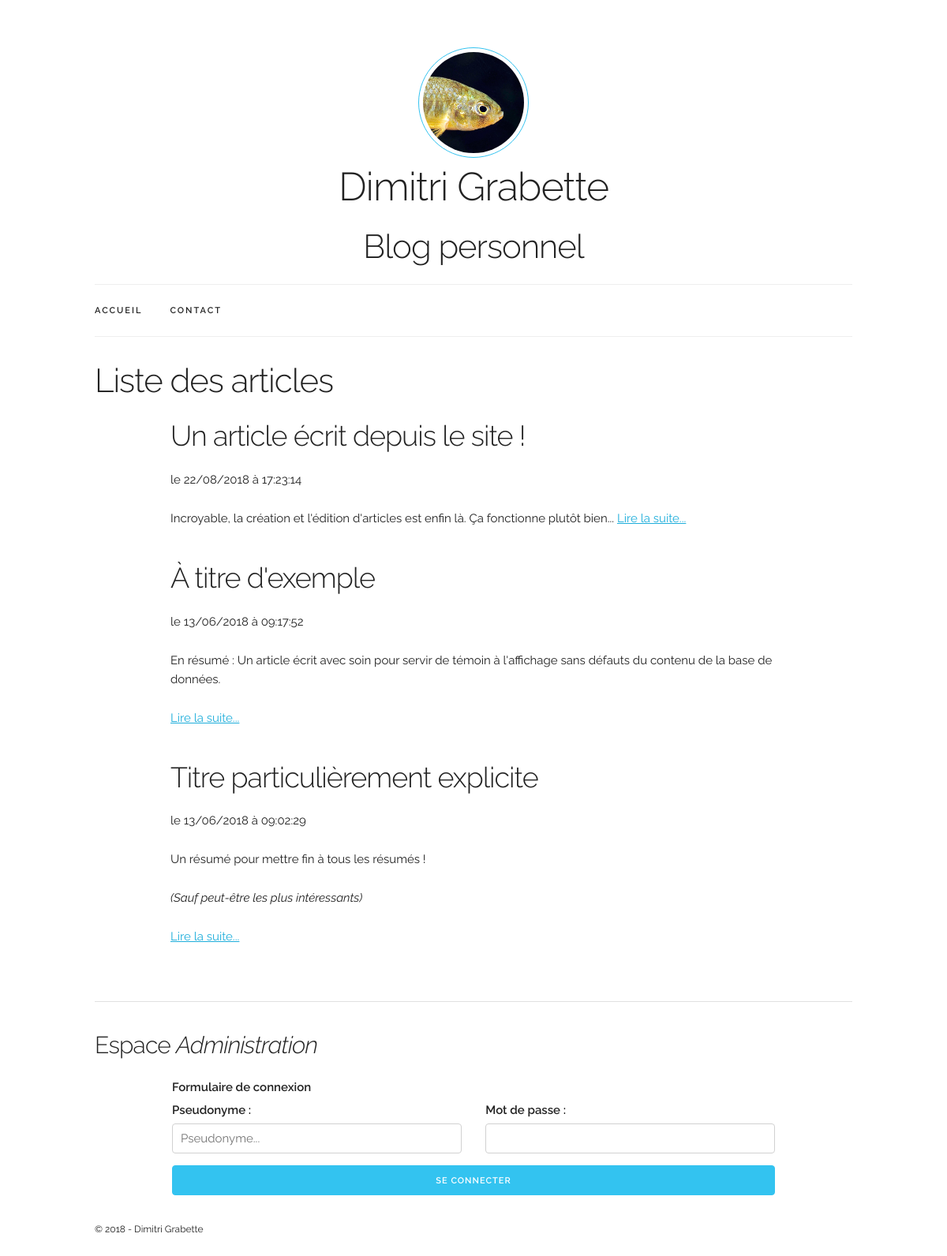
The app's page /monBlog/index.php with its own data.
### tables this page shows
CREATE TABLE IF NOT EXISTS `article` (
  `ID` int(11) NOT NULL AUTO_INCREMENT,
  `title` varchar(100) NOT NULL,
  `excerpt` text,
  `content` text,
  `last_edit_timestamp` datetime NOT NULL,
  `moderator_id` int(10) UNSIGNED NOT NULL,
  PRIMARY KEY (`ID`),
  KEY `moderator_article_fk` (`moderator_id`)
);

### monBlog/controllers/Home.php (called while the page is built, shortened)
<?php
class Home {
  public function listAllArticles()
  {
    $articleManager = new \models\Article();
    $articles = $articleManager->getAll();
    require( \VIEW_PATH."homeView.php" );
  }
}

### monBlog/models/Article.php (called while the page is built, shortened)
<?php
class Article extends Model
{
  public function getAll()
  {
    $database = $this->connectToDatabase();
    $sqlString =
      "SELECT
        ID,
        title,
        excerpt,
        content,
        DATE_FORMAT(last_edit_timestamp, 'le %d/%m/%Y à %H:%i:%s') AS timestamp_fr
      FROM article
      ORDER BY last_edit_timestamp DESC";
    $request = $database->query( $sqlString );
    $articles = $request->fetchAll( \PDO::FETCH_ASSOC );
    return $articles;
  }
}

### monBlog/views/homeView.php (the view, shortened to what this page needs)
<h2>Liste des articles</h2>
<div class="container">
<?php foreach( $articles as $article )
{ ?>
  <article>
    <h3><?php echo $article["title"]; ?></h3>
    <p><?php echo $article["timestamp_fr"]; ?></p>
    <?php echo $article["excerpt"]; ?>
    <a href="index.php?page=article&id=<?php echo $article["ID"]; ?>">Lire la suite...</a>
  </article>
<?php
} ?>
</div>
<?php require( \VIEW_PATH."baseTemplateView.php" ); ?>

### monBlog/css/skeleton.css (style rules this page uses)
.container { position: relative; width: 100%; max-width: 960px; margin: 0 auto; padding: 0 20px; box-sizing: border-box; }
@media (min-width: 400px) { .container { width: 85%; padding: 0; } }
@media (min-width: 550px) { .container { width: 80%; } }
html { font-size: 62.5%; }
body { font-size: 1.5em; line-height: 1.6; font-weight: 400; font-family: "Raleway", "HelveticaNeue", "Helvetica Neue", Helvetica, Arial, sans-serif; color: #222; }
article { margin-bottom: 4rem; }
h1, h2, h3, h4, h5, h6 { margin-top: 0; margin-bottom: 2rem; font-weight: 300; }
h2 { font-size: 3.6rem; line-height: 1.25; letter-spacing: -.1rem; }
h3 { font-size: 3.0rem; line-height: 1.3; letter-spacing: -.1rem; }
@media (min-width: 550px) { h2 { font-size: 4.2rem; } }
@media (min-width: 550px) { h3 { font-size: 3.6rem; } }
p { margin-top: 0; }
a { color: #1EAEDB; }
pre, blockquote, dl, figure, table, p, ul, ol, form { margin-bottom: 2.5rem; }
.container:after, .row:after, .u-cf { content: ""; display: table; clear: both; }

### records on screen
article: title "Un article écrit depuis le site !", timestamp_fr "le 22/08/2018 à 17:23:14", excerpt "Incroyable, la création et l'édition d'articles est enfin là. Ça fonctionne plutôt bien..."
article: title "À titre d'exemple", timestamp_fr "le 13/06/2018 à 09:17:52", excerpt "En résumé : Un article écrit avec soin pour servir de témoin à l'affichage sans défauts du contenu de la base de données."
article: title "Titre particulièrement explicite", timestamp_fr "le 13/06/2018 à 09:02:29", excerpt "Un résumé pour mettre fin à tous les résumés ! (Sauf peut-être les plus intéressants)"
